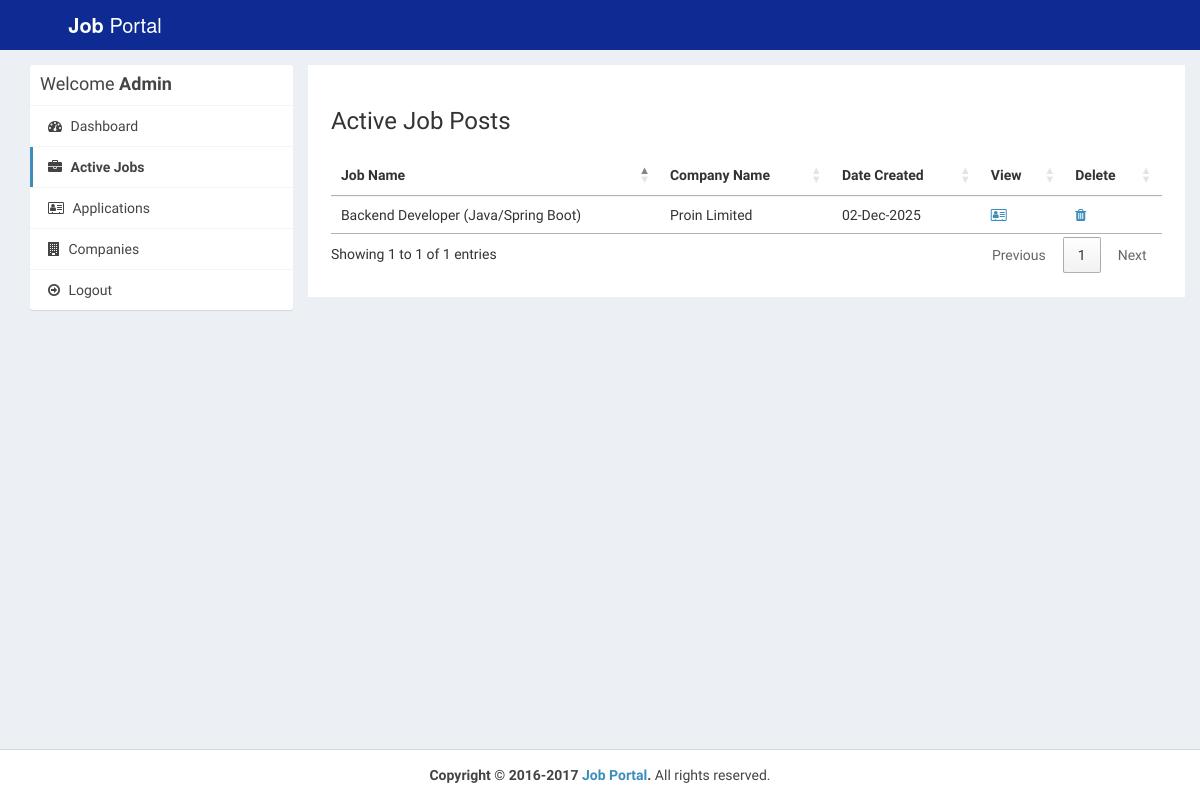
/admin/active-jobs.php (signed in), run on the app's committed database.
### tables this page shows
CREATE TABLE `job_post` (
  `id_jobpost` int(11) NOT NULL,
  `id_company` int(11) NOT NULL,
  `jobtitle` varchar(255) NOT NULL,
  `description` text NOT NULL,
  `minimumsalary` varchar(255) NOT NULL,
  `maximumsalary` varchar(255) NOT NULL,
  `experience` varchar(255) NOT NULL,
  `qualification` varchar(255) NOT NULL,
  `createdat` timestamp NOT NULL DEFAULT CURRENT_TIMESTAMP
);

CREATE TABLE `company` (
  `id_company` int(11) NOT NULL,
  `name` varchar(255) NOT NULL,
  `companyname` varchar(255) NOT NULL,
  `country` varchar(255) NOT NULL,
  `state` varchar(255) NOT NULL,
  `city` varchar(255) NOT NULL,
  `contactno` varchar(255) NOT NULL,
  `website` varchar(255) NOT NULL,
  `email` varchar(255) NOT NULL,
  `password` varchar(255) NOT NULL,
  `aboutme` varchar(255) DEFAULT NULL,
  `logo` varchar(255) NOT NULL,
  `createdAt` timestamp NOT NULL DEFAULT CURRENT_TIMESTAMP,
  `active` int(11) NOT NULL DEFAULT '2'
);

### admin/active-jobs.php (the view, shortened to what this page needs)
<?php
require_once("../db.php");
?>
<!DOCTYPE html>
<html>
<head>
  <link rel="stylesheet" href="https://cdnjs.cloudflare.com/ajax/libs/twitter-bootstrap/3.3.7/css/bootstrap.min.css">
  <link rel="stylesheet" href="https://cdnjs.cloudflare.com/ajax/libs/font-awesome/4.7.0/css/font-awesome.min.css">
  <link rel="stylesheet" href="https://cdnjs.cloudflare.com/ajax/libs/ionicons/2.0.1/css/ionicons.min.css">
  <link rel="stylesheet" href="https://cdn.datatables.net/1.10.15/css/jquery.dataTables.min.css">
  <link rel="stylesheet" href="../css/AdminLTE.min.css">
  <link rel="stylesheet" href="../css/_all-skins.min.css">
  <link rel="stylesheet" href="../css/custom.css">
</head>
<body class="hold-transition skin-green sidebar-mini">
<div class="wrapper">
  <header class="main-header">
    <a href="index.php" class="logo logo-bg">
      <span class="logo-lg"><b>Job</b> Portal</span>
    </a>
    <nav class="navbar navbar-static-top">
    </nav>
  </header>
  <div class="content-wrapper" style="margin-left: 0px;">
    <section id="candidates" class="content-header">
      <div class="container">
        <div class="row">
          <div class="col-md-3">
            <div class="box box-solid">
              <div class="box-header with-border">
                <h3 class="box-title">Welcome <b>Admin</b></h3>
              </div>
              <div class="box-body no-padding">
                <ul class="nav nav-pills nav-stacked">
                  <li><a href="dashboard.php"><i class="fa fa-dashboard"></i> Dashboard</a></li>
                  <li class="active"><a href="active-jobs.php"><i class="fa fa-briefcase"></i> Active Jobs</a></li>
                  <li><a href="applications.php"><i class="fa fa-address-card-o"></i> Applications</a></li>
                  <li><a href="companies.php"><i class="fa fa-building"></i> Companies</a></li>
                  <li><a href="../logout.php"><i class="fa fa-arrow-circle-o-right"></i> Logout</a></li>
                </ul>
              </div>
            </div>
          </div>
          <div class="col-md-9 bg-white padding-2">
            <h3>Active Job Posts</h3>
            <div class="row margin-top-20">
              <div class="col-md-12">
                <div class="box-body table-responsive no-padding">
                  <table id="example2" class="table table-hover">
                    <thead>
                      <th>Job Name</th>
                      <th>Company Name</th>
                      <th>Date Created</th>
                      <th>View</th>
                      <th>Delete</th>
                    </thead>
                    <tbody>
                      <?php
                      $sql = "SELECT job_post.*, company.companyname FROM job_post INNER JOIN company ON job_post.id_company=company.id_company";
                      $result = $conn->query($sql);
                      if($result->num_rows > 0) {
                        while($row = $result->fetch_assoc()) {
                      ?>
                      <tr>
                        <td><?php echo $row['jobtitle']; ?></td>
                        <td><?php echo $row['companyname']; ?></td>
                        <td><?php echo date("d-M-Y", strtotime($row['createdat'])); ?></td>
                        <td><a href="view-job-post.php?id=<?php echo $row['id_jobpost']; ?>"><i class="fa fa-address-card-o"></i></a></td>
                        <td><a href="delete-job-post.php?id=<?php echo $row['id_jobpost']; ?>"><i class="fa fa-trash"></i></a></td>
                      </tr>
                            <?php
                        }
                      }
                    ?>
                    </tbody>
                  </table>
                </div>
              </div>
            </div>
          </div>
        </div>
      </div>
    </section>
  </div>
  <footer class="main-footer" style="margin-left: 0px;">
    <div class="text-center">
      <strong>Copyright &copy; 2016-2017 <a href="learningfromscratch.online">Job Portal</a>.</strong> All rights
    reserved.
    </div>
  </footer>
</div>
</body>
</html>

### css/custom.css (style rules this page uses)
.logo-bg { background-color: #0e2b93 !important; }
.margin-top-20 { margin-top: 20px; }
.padding-2 { padding: 2%; }
.bg-white { background-color: #fff; }

### data on the page
job_post: jobtitle "Backend Developer (Java/Spring Boot)", id_company.companyname "Proin Limited", createdat "02-Dec-2025"
